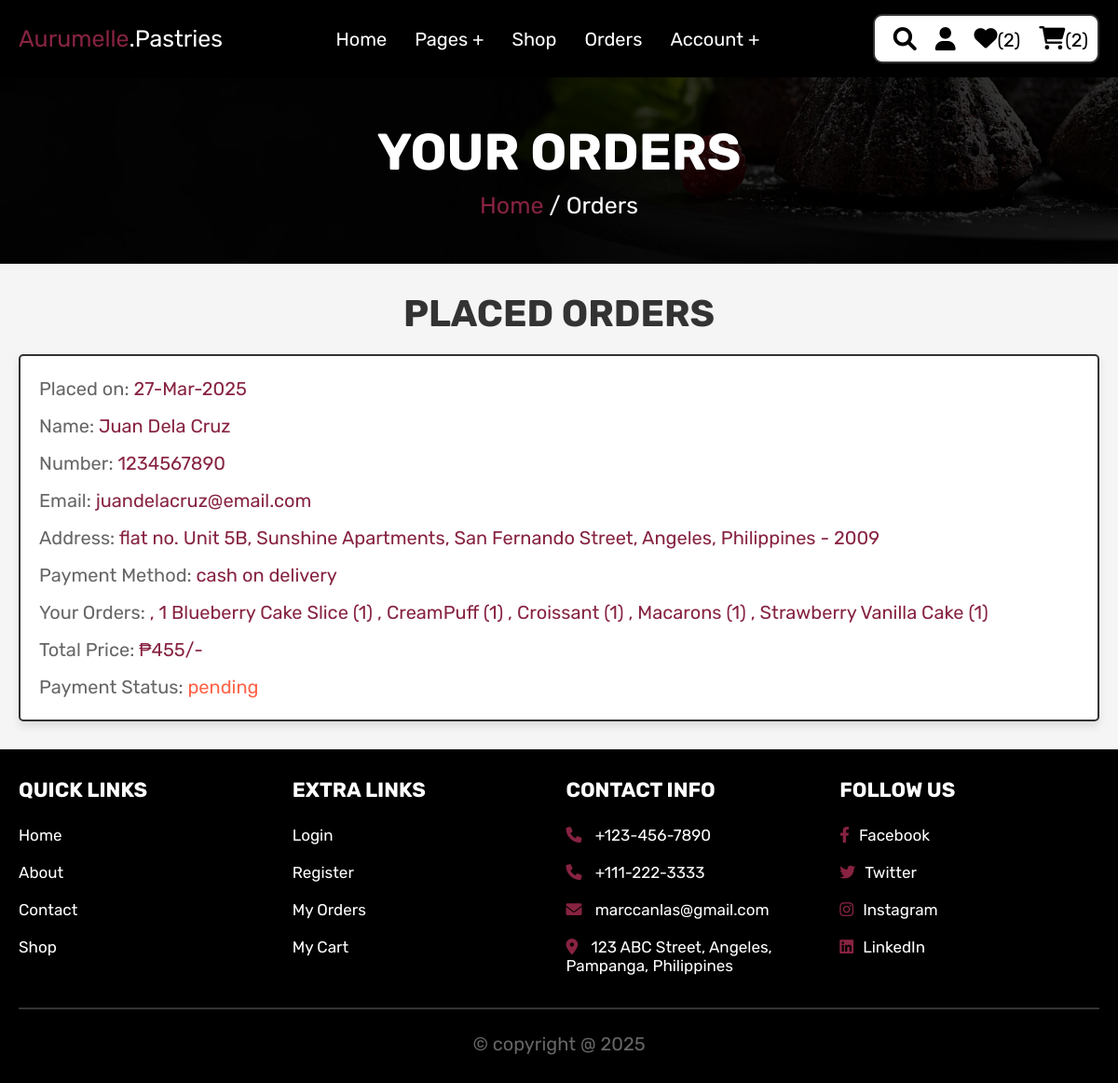
Page /orders.php (signed in) on the committed database.
### tables this page shows
CREATE TABLE `orders` (
  `id` int(100) NOT NULL,
  `user_id` int(100) NOT NULL,
  `name` varchar(100) NOT NULL,
  `number` varchar(12) NOT NULL,
  `email` varchar(100) NOT NULL,
  `method` varchar(50) NOT NULL,
  `address` varchar(500) NOT NULL,
  `total_products` varchar(1000) NOT NULL,
  `total_price` int(100) NOT NULL,
  `placed_on` varchar(50) NOT NULL,
  `payment_status` varchar(20) NOT NULL DEFAULT 'pending'
);

### orders.php (the view, shortened to what this page needs)
<?php
@include 'config.php';
$user_id = $_SESSION['user_id'];
?>
<!DOCTYPE html>
<html lang="en">
<head>
   <link rel="stylesheet" href="https://cdnjs.cloudflare.com/ajax/libs/font-awesome/6.0.0/css/all.min.css">
   <link rel="stylesheet" href="aurumelle_css/style.css">
</head>
<body>
<?php @include 'header.php'; ?>
<div class="orders-img-background">
    <section class="heading">
        <h3>Your Orders</h3>
        <p><a href="home.php">Home</a> / Orders</p>
    </section>
</div>
<section class="placed-orders">
    <h1 class="title">Placed Orders</h1>
    <div class="box-container">
    <?php
        $select_orders = mysqli_query($conn, "SELECT * FROM `orders` WHERE user_id = '$user_id'") or die('query failed');
        if(mysqli_num_rows($select_orders) > 0){
            while($fetch_orders = mysqli_fetch_assoc($select_orders)){
    ?>
    <div class="box">
        <p>Placed on: <span><?php echo $fetch_orders['placed_on']; ?></span></p>
        <p>Name: <span><?php echo $fetch_orders['name']; ?></span></p>
        <p>Number: <span><?php echo $fetch_orders['number']; ?></span></p>
        <p>Email: <span><?php echo $fetch_orders['email']; ?></span></p>
        <p>Address: <span><?php echo $fetch_orders['address']; ?></span></p>
        <p>Payment Method: <span><?php echo $fetch_orders['method']; ?></span></p>
        <p>Your Orders: <span><?php echo $fetch_orders['total_products']; ?></span></p>
        <p>Total Price: <span>₱<?php echo $fetch_orders['total_price']; ?>/-</span></p>
        <p>Payment Status: <span style="color:<?php if($fetch_orders['payment_status'] == 'pending'){echo 'tomato'; }else{echo 'green';} ?>">
            <?php echo $fetch_orders['payment_status']; ?>
        </span></p>
    </div>
    <?php
        }
    } else {
        echo '<p class="empty">No orders placed yet!</p>';
    }
    ?>
    </div>
</section>
<?php @include 'footer.php'; ?>
</body>
</html>

### aurumelle_css/style.css (style rules this page uses)
:root { --deep-berry:#872341; --pink:#872341; --red:#c0392b; --teal:#2A6F73; --black:#333; --black2: #000; --white:#fff; --light-color:#666; --light-white:#ccc; --light-bg:#f5f5f5; --border:.2rem solid var(--black); --box-shadow:0 .5rem 1rem rgba(0,0,0,.1); }
* { font-family: 'Rubik', sans-serif; margin:0; padding:0; box-sizing: border-box; outline: none; border:none; text-decoration: none; transition:all .2s linear; }
html { font-size: 62.5%; overflow-x: hidden; scroll-behavior: smooth; scroll-padding-top: 6.5rem; }
body { background: var(--light-bg); }
section { padding:3rem 2rem; }
.heading { display: flex; flex-flow: column; align-items: center; justify-content: center; gap:1rem; background-color: rgba(0, 0, 0, 0.8); text-align: center; min-height: 25vh; }
.orders-img-background { background: url(../images/orders-page-img.jpg) no-repeat center center; background-size: cover; min-height: 25vh; }
.heading h3 { font-size: 5.5rem; color:var(--white); text-transform: uppercase; }
.heading p { font-size: 2.5rem; color:var(--white); }
.heading p a { color:var(--deep-berry); }
.title { text-align: center; margin-bottom: 2rem; color:var(--black); text-transform: uppercase; font-size: 4rem; }
.placed-orders .box-container { max-width: 1200px; margin:0 auto; display: flex; flex-wrap: wrap; gap:1.5rem; align-items: flex-start; }
.placed-orders .box-container .box { background-color: var(--white); padding:1rem 2rem; border:var(--border); box-shadow: var(--box-shadow); flex:1 1 40rem; border-radius: .5rem; }
.placed-orders .box-container .box p { margin: 1rem 0; font-size: 2rem; line-height: 1.5; color:var(--light-color); }
.placed-orders .box-container .box p span { color:var(--deep-berry); }

### rows in the picture
orders: placed_on "27-Mar-2025", name "Juan Dela Cruz", number "1234567890", email "juandelacruz@email.com", address "flat no. Unit 5B, Sunshine Apartments, San Fernando Street, Angeles, Philippines - 2009", method "cash on delivery", total_products ", 1 Blueberry Cake Slice (1) , CreamPuff (1) , Croissant (1) , Macarons (1) , Strawberry Vanilla Cake (1)", total_price "455", payment_status "pending"

### other values in the picture
$wishlist_num_rows "2"
$cart_num_rows "2"
